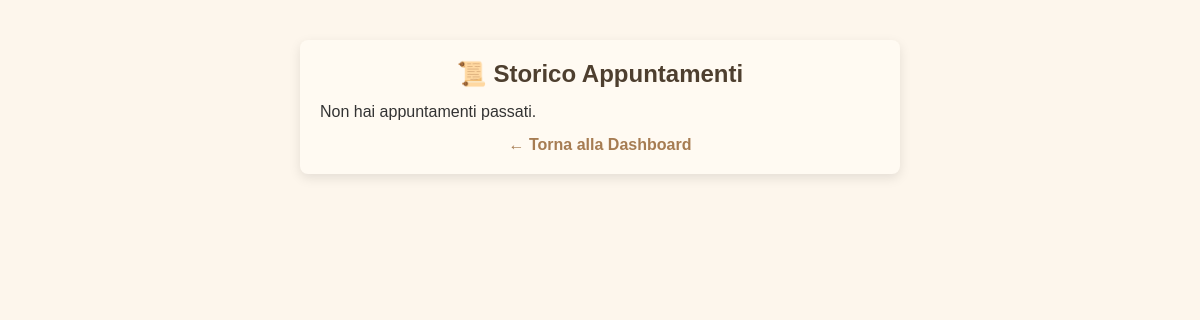
Before: /user_history (signed in) with the older database file.
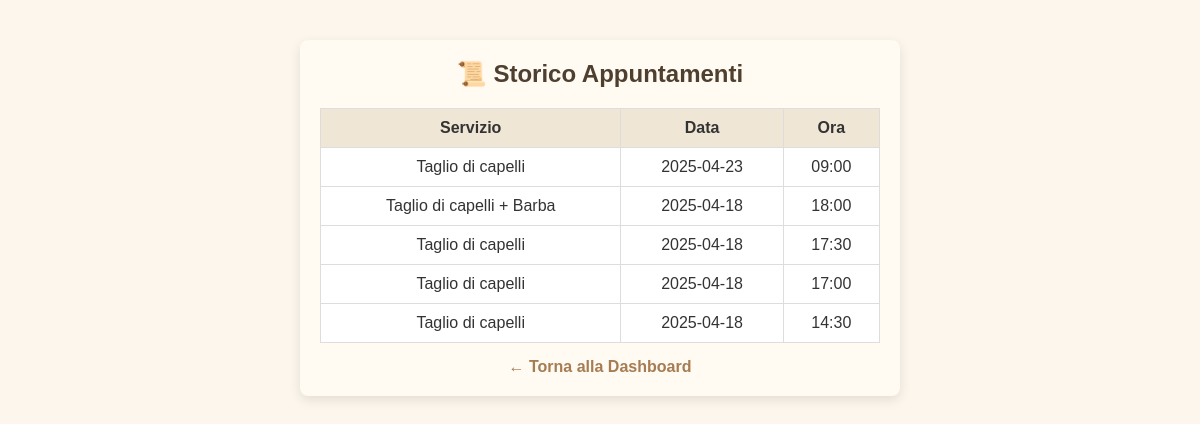
After: the same page with the newer database file.
### tables this page shows
CREATE TABLE appointments (
            id INTEGER PRIMARY KEY AUTOINCREMENT,
            user_id INTEGER NOT NULL,
            service TEXT NOT NULL,
            date TEXT NOT NULL,
            time TEXT NOT NULL, barber TEXT NOT NULL DEFAULT 'Mattia', tipo TEXT DEFAULT 'barbiere',
            FOREIGN KEY (user_id) REFERENCES users(id)
        );

### app.py (the view)
@app.route('/user_history')
def user_history():
    if 'user_id' not in session:
        return redirect(url_for('login_user'))
    user_id = session['user_id']
    today = datetime.now().strftime("%Y-%m-%d")
    now_time = datetime.now().strftime("%H:%M")
    conn = sqlite3.connect('bookings.db')
    cursor = conn.cursor()
    cursor.execute("""
        SELECT service, date, time
        FROM appointments
        WHERE user_id = ? AND (date < ? OR (date = ? AND time < ?))
        ORDER BY date DESC, time DESC
    """, (user_id, today, today, now_time))
    appointments = cursor.fetchall()
    conn.close()
    return render_template('user_history.html', appointments=appointments)

### templates/user_history.html (shortened to what this page needs)
<!DOCTYPE html>
<html lang="it">
<head>
  <link rel="stylesheet" href="{{ url_for('static', filename='style.css') }}">
</head>
<body>
  <div class="container">
    <h2>📜 Storico Appuntamenti</h2>
    {% if appointments %}
      <table>
        <thead>
          <tr>
            <th>Servizio</th>
            <th>Data</th>
            <th>Ora</th>
          </tr>
        </thead>
        <tbody>
          {% for a in appointments %}
          <tr>
            <td>{{ a[0] }}</td>
            <td>{{ a[1] }}</td>
            <td>{{ a[2] }}</td>
          </tr>
          {% endfor %}
        </tbody>
      </table>
    {% else %}
      <p>Non hai appuntamenti passati.</p>
    {% endif %}
    <a href="{{ url_for('user_dashboard') }}">← Torna alla Dashboard</a>
  </div>
</body>
</html>

### static/style.css (style rules this page uses)
* { box-sizing: border-box; margin: 0; padding: 0; }
body { font-family: 'Arial', sans-serif; background-color: #fdf6ec; color: #333; display: flex; flex-direction: column; align-items: center; padding: 20px; }
.container { width: 100%; max-width: 600px; background: #fffaf2; padding: 20px; border-radius: 8px; box-shadow: 0 4px 12px rgba(0, 0, 0, 0.1); margin: 20px 0; }
h1, h2, h3 { text-align: center; color: #4e3f2f; margin-bottom: 15px; }
a { display: block; text-align: center; margin-top: 15px; text-decoration: none; color: #a67c52; font-weight: bold; }
table { width: 100%; border-collapse: collapse; margin-top: 20px; background-color: #fff; color: #333; }
table, th, td { border: 1px solid #ddd; }
th, td { padding: 10px; text-align: center; }
th { background-color: #f0e6d6; color: #333; }

Changed rows visible on the page:
added appointments: service "Taglio di capelli", date "2025-04-23", time "09:00"
added appointments: service "Taglio di capelli + Barba", date "2025-04-18", time "18:00"
added appointments: service "Taglio di capelli", date "2025-04-18", time "17:30"
added appointments: service "Taglio di capelli", date "2025-04-18", time "17:00"
added appointments: service "Taglio di capelli", date "2025-04-18", time "14:30"
Other visible differences:
text no longer shown: "Non hai appuntamenti passati."
text now shown: "Servizio Data Ora"
